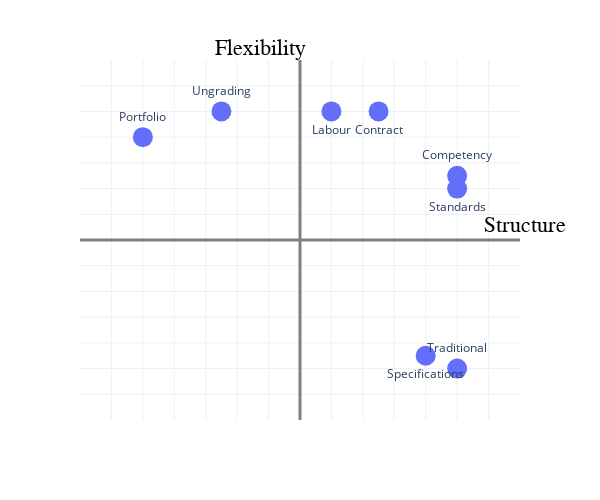

Notebook source saved alongside this figure:
### Code cell
make_plot("Structure", "Flexibility")

### Figure 1 — Plotly figure (JSON) as saved in the notebook; plotly's stock layout.template omitted (floating-point values rounded to 4 significant figures)
{"data": [{"hovertemplate": "Structure=%{x}<br>Flexibility=%{y}<br>System=%{text}<extra></extra>", "legendgroup": "", "marker": {"color": "#636efa", "size": 20, "symbol": "circle"}, "mode": "markers+text", "name": "", "orientation": "v", "showlegend": false, "text": ["Traditional", "Standards", "Competency", "Contract", "Ungrading", "Specifications", "Portfolio", "Labour"], "textposition": ["top center", "bottom center", "top center", "bottom center", "top center", "bottom center", "top center", "bottom center"], "type": "scatter", "x": [50, 50, 50, 25, -25, 40, -50, 10], "xaxis": "x", "y": [-50, 20, 25, 50, 50, -45, 40, 50], "yaxis": "y"}], "layout": {"annotations": [{"font": {"color": "Black", "family": "sans serif", "size": 22}, "showarrow": false, "text": "Structure", "x": 70, "xshift": 5, "y": 0, "yshift": 15}, {"font": {"color": "Black", "family": "sans serif", "size": 22}, "showarrow": false, "text": "Flexibility", "x": 0, "xshift": -40, "y": 70, "yshift": 12}], "autosize": true, "height": 500, "legend": {"tracegroupgap": 0}, "margin": {"t": 60}, "showlegend": false, "title": {"text": ""}, "width": 600, "xaxis": {"anchor": "y", "domain": [0, 1], "range": [-70, 70], "showticklabels": false, "ticklabelstep": 1, "tickvals": [-60, -50, -40, -30, -20, -10, 0, 10, 20, 30, 40, 50, 60], "title": {"text": ""}, "type": "linear", "zerolinecolor": "Grey", "zerolinewidth": 3}, "yaxis": {"anchor": "x", "domain": [0, 1], "range": [-70, 70], "showticklabels": false, "ticklabelstep": 1, "tickvals": [-60, -50, -40, -30, -20, -10, 0, 10, 20, 30, 40, 50, 60], "title": {"text": ""}, "type": "linear", "zerolinecolor": "Grey", "zerolinewidth": 3}}}
